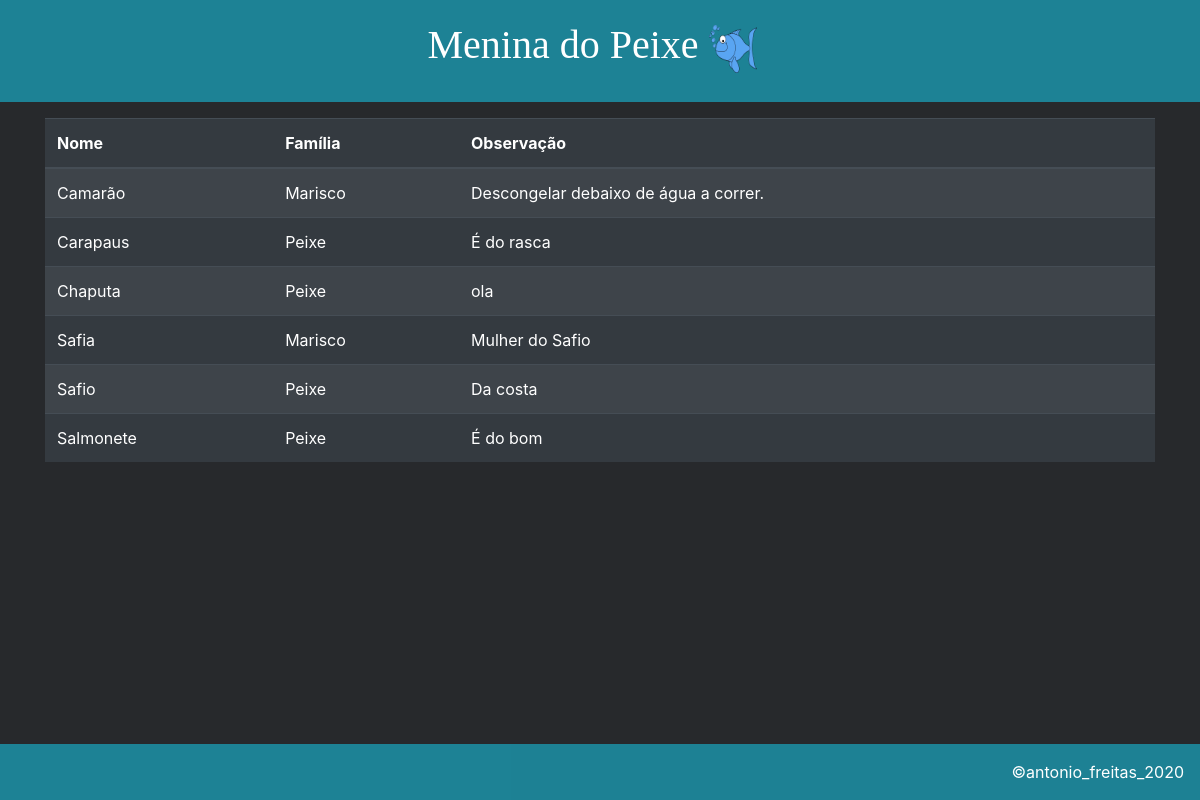
/dblists/products/ (signed in), run on the app's committed database.
### mdpapp/models.py (models this page shows)
class Product(models.Model):
    product_name=models.CharField("Nome", max_length=200, unique=True)
    product_family=models.ForeignKey(Family, on_delete=models.PROTECT, verbose_name="Família")
    product_note=models.CharField("Observações", max_length=200)
    product_date_added=models.DateTimeField("Data Adicionado", auto_now_add=True)
    def __str__(self):
        return self.product_name

class Family(models.Model):
    family_name=models.CharField("Família", max_length=200, unique=True)
    owner=models.ForeignKey(User, on_delete=models.PROTECT)
    class Meta:
        verbose_name_plural='Families'
    def __str__(self):
        return self.family_name

### mdpapp/views.py (the view)
# urls.py: path('dblists/products/', views.products, name='products'),
@login_required
def products(request):
    products = Product.objects.order_by('product_name')
    context = {'products': products}
    return render(request, 'mdpapp/products.html', context)

### mdpapp/templates/mdpapp/products.html
{% extends "mdpapp/base.html" %}
{% block content %}
    <div class="container">
        <table class="table table-striped table-dark">
            <thead>
                <tr>
                    <th>Nome</th>
                    <th>Família</th>
                    <th>Observação</th>
                </tr>
            </thead>
            <tbody>
                {% for product in products %}
                <tr>
                    <td>{{ product }}</td>
                    <td>{{ product.product_family }}</td>
                    <td>{{ product.product_note }}</td>
                </tr>
                {% empty %}
                <tr>
                    <td>No clients have been added yet.</td>
                </tr>
                {% endfor %}
            </tbody>
        </table>
    </div>
{% endblock content %}

### mdpapp/static/mdpapp/main.css (style rules this page uses)
body { background-color:#27292c; }

### data on the page
Product: product_name "Camarão", product_family "Marisco", product_note "Descongelar debaixo de água a correr."
Product: product_name "Carapaus", product_family "Peixe", product_note "É do rasca"
Product: product_name "Chaputa", product_family "Peixe", product_note "ola"
Product: product_name "Safia", product_family "Marisco", product_note "Mulher do Safio"
Product: product_name "Safio", product_family "Peixe", product_note "Da costa"
Product: product_name "Salmonete", product_family "Peixe", product_note "É do bom"
